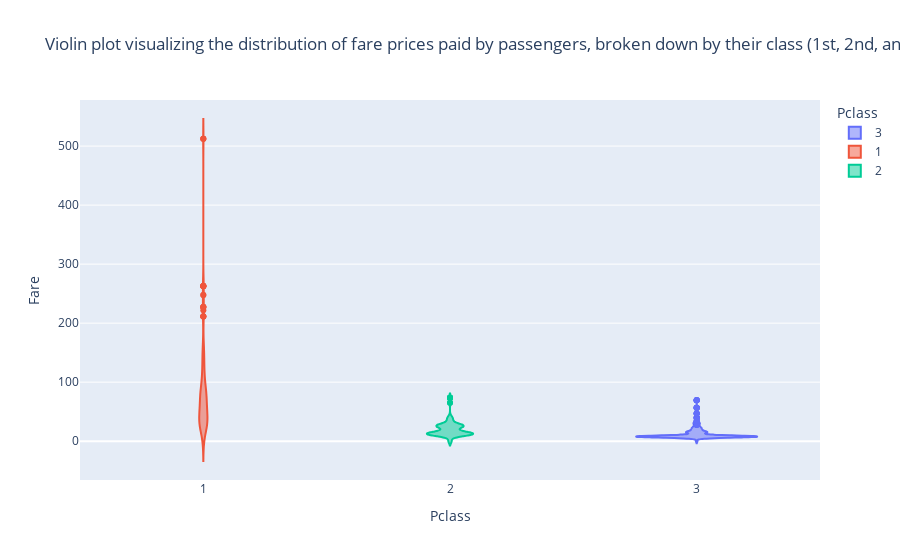

Notebook code for this chart:
### Markdown cell above
#### Answer 4 : Violin plot to visualize the distribution of fare prices paid by passengers, broken down by their class (1st, 2nd, and 3rd class).

### Code cell
#Creating the violin plot
fig = px.violin(data,
             y = 'Fare',
             x = 'Pclass',
             color= 'Pclass',
             title='Violin plot visualizing the distribution of fare prices paid by passengers, broken down by their class (1st, 2nd, and 3rd class)'
             )

#showing the plotting
fig.show()

### Figure 1 — Plotly figure (JSON) as saved in the notebook; plotly's stock layout.template omitted (floating-point values rounded to 4 significant figures; data arrays with more than 128 entries replaced by an {"elided": "..."} marker saying what was removed)
{"data": [{"alignmentgroup": "True", "box": {"visible": false}, "hovertemplate": "Pclass=%{x}<br>Fare=%{y}<extra></extra>", "legendgroup": "3", "marker": {"color": "#636efa"}, "name": "3", "offsetgroup": "3", "orientation": "v", "scalegroup": "True", "showlegend": true, "type": "violin", "x": {"elided": "491 int values"}, "x0": " ", "xaxis": "x", "y": {"elided": "491 float values"}, "y0": " ", "yaxis": "y"}, {"alignmentgroup": "True", "box": {"visible": false}, "hovertemplate": "Pclass=%{x}<br>Fare=%{y}<extra></extra>", "legendgroup": "1", "marker": {"color": "#EF553B"}, "name": "1", "offsetgroup": "1", "orientation": "v", "scalegroup": "True", "showlegend": true, "type": "violin", "x": {"elided": "216 int values"}, "x0": " ", "xaxis": "x", "y": {"elided": "216 float values"}, "y0": " ", "yaxis": "y"}, {"alignmentgroup": "True", "box": {"visible": false}, "hovertemplate": "Pclass=%{x}<br>Fare=%{y}<extra></extra>", "legendgroup": "2", "marker": {"color": "#00cc96"}, "name": "2", "offsetgroup": "2", "orientation": "v", "scalegroup": "True", "showlegend": true, "type": "violin", "x": {"elided": "184 int values"}, "x0": " ", "xaxis": "x", "y": {"elided": "184 float values"}, "y0": " ", "yaxis": "y"}], "layout": {"legend": {"title": {"text": "Pclass"}, "tracegroupgap": 0}, "title": {"text": "Violin plot visualizing the distribution of fare prices paid by passengers, broken down by their class (1st, 2nd, and 3rd class)"}, "violinmode": "overlay", "xaxis": {"anchor": "y", "categoryarray": [3, 1, 2], "categoryorder": "array", "domain": [0, 1], "title": {"text": "Pclass"}}, "yaxis": {"anchor": "x", "domain": [0, 1], "title": {"text": "Fare"}}}}
